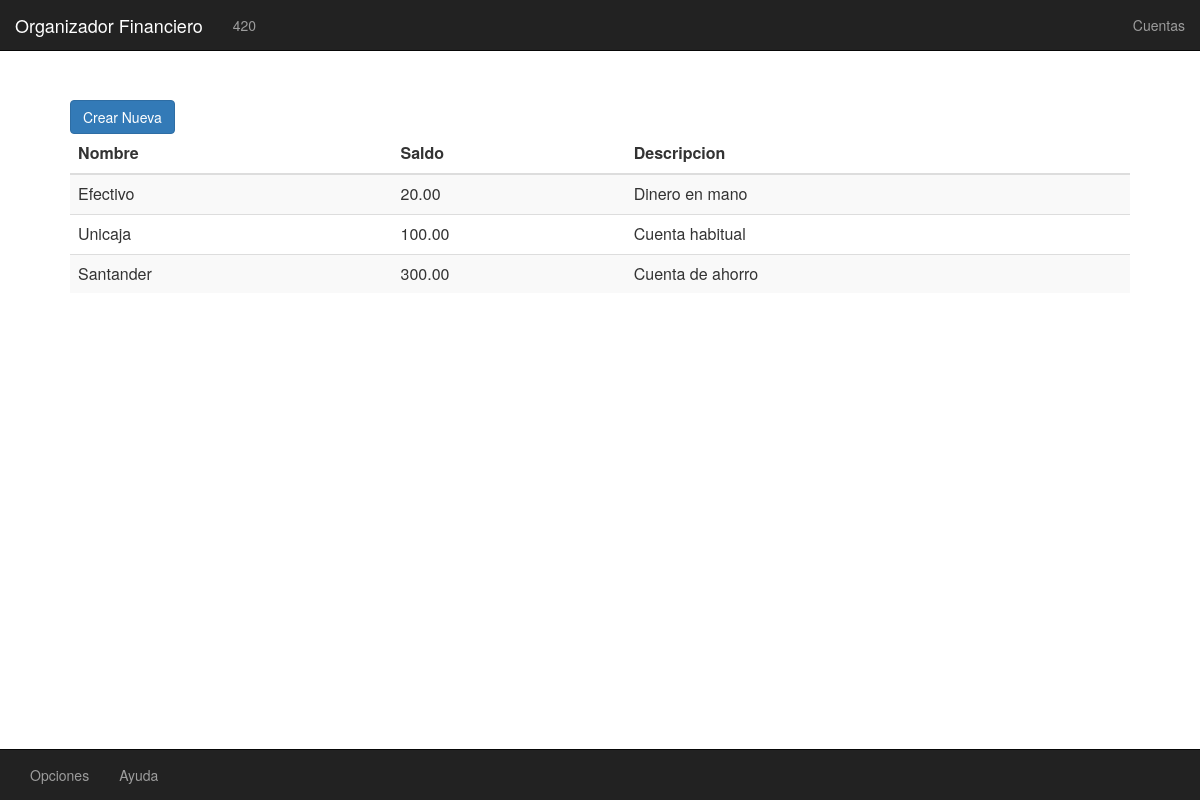
Page /cuentas.php on the committed database.
### tables this page shows
CREATE TABLE cuentas (
	id INT PRIMARY KEY AUTO_INCREMENT,
	nombre VARCHAR(50),
    saldo DECIMAL(15,2),
    descripcion VARCHAR(50)
);

### functions/mostrar_cuentas.php (the view)
<table class="table table-striped">
    <thead>
    <tr>
        <th>Nombre</th>
        <th>Saldo</th>
        <th>Descripcion</th>
    </tr>
    </thead>
<?php
$res = mysql_query("SELECT * FROM cuentas")
or die(mysql_error());
while($row = mysql_fetch_array( $res )) {?>
    <tr>
        <td><?php echo $row['nombre'];?></td>
        <td><?php echo $row['saldo'];?></td>
        <td><?php echo $row['descripcion'];?></td>
    </tr>
<?php } ?>
</table>

### rows in the picture
cuentas: nombre "Efectivo", saldo "20.00", descripcion "Dinero en mano"
cuentas: nombre "Unicaja", saldo "100.00", descripcion "Cuenta habitual"
cuentas: nombre "Santander", saldo "300.00", descripcion "Cuenta de ahorro"

### other values in the picture
$patrimonio "420"
